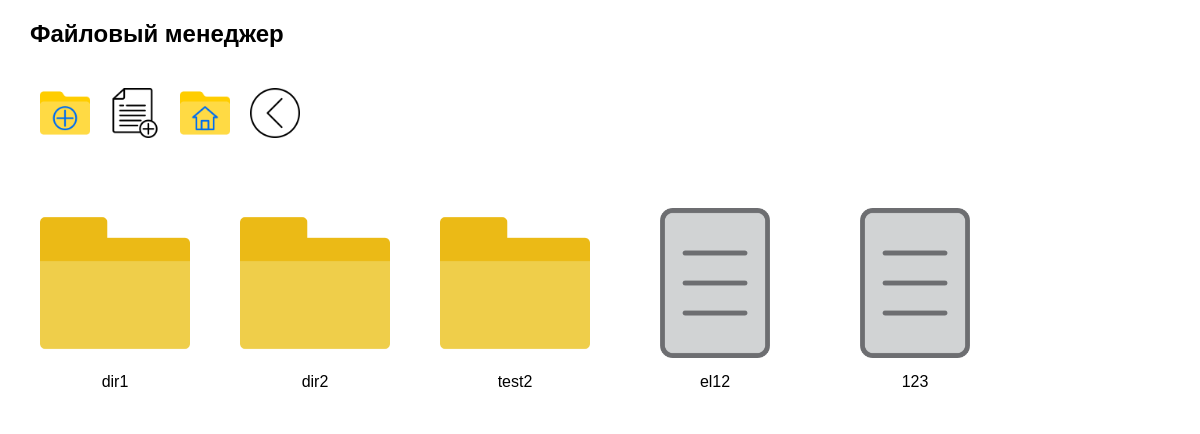
Before: /index_1.php with the older database file.
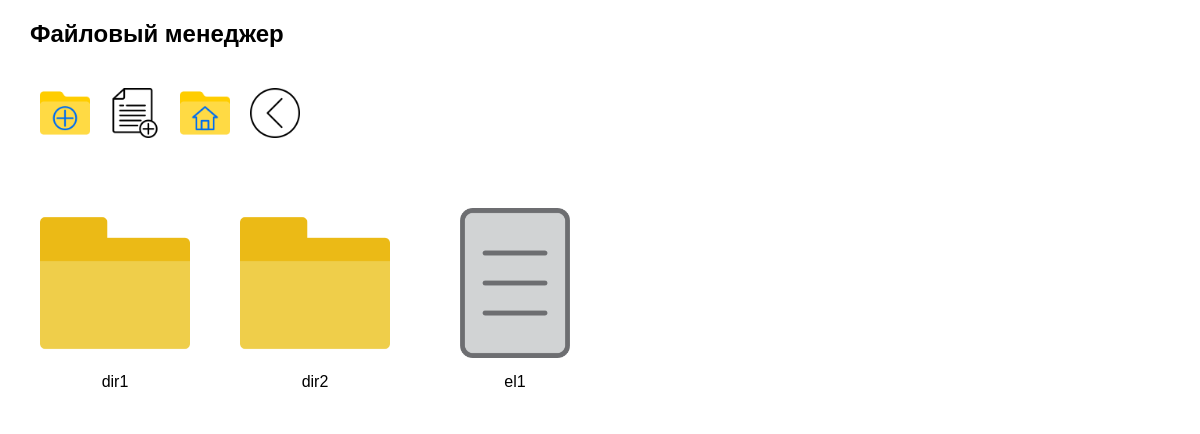
After: the same page with the newer database file.
### tables this page shows
CREATE TABLE `directories` (
  `id` mediumint(9) NOT NULL,
  `name` char(30) NOT NULL,
  `creation_date` datetime NOT NULL,
  `modification_date` datetime NOT NULL,
  `description` text DEFAULT NULL,
  `parent_id` mediumint(9) DEFAULT NULL
);

CREATE TABLE `elements` (
  `id` mediumint(9) NOT NULL,
  `directory_id` mediumint(9) DEFAULT NULL,
  `name` char(30) NOT NULL,
  `creation_date` datetime NOT NULL,
  `modification_date` datetime NOT NULL,
  `type` enum('News','Article','Review','Comment') NOT NULL,
  `data` text DEFAULT NULL
);

### index_1.php (the view, shortened to what this page needs)
<!DOCTYPE html>
<html>
    <head>
        <link rel="stylesheet" href="https://cdnjs.cloudflare.com/ajax/libs/jquery-contextmenu/2.7.1/jquery.contextMenu.min.css">
        <link href="css/styles.css" rel="stylesheet" type="text/css">
    </head>
    <body>
        <?php
        include "config.php";
        $root = "/";
        $back_url = $root;
        $folder = null;
        echo '<h2 class = "title">Файловый менеджер</h2>';
        echo '<div class = "controls">';
        echo '<a class="control-icon icon-new-folder" href="/addDir.php?parent=' . $folder . '" > <span class="tooltiptext">Добавить раздел</span></a>';
        echo '<a class="control-icon icon-new-file" href="/addElement.php?folder=' . $folder . '" ><span class="tooltiptext">Добавить элемент</span></a>';
        echo '<a href="' . $root . '" class = "control-icon icon-home"><span class="tooltiptext">В начало</span></a>';
        echo '<a href="' . $back_url . '" class = "control-icon icon-back"><span class="tooltiptext">Наверх</span></a>';
        echo '</div>';
        echo '<div class = "directory" >';
        if ($folder)
            $res = $mysqli->query("SELECT * FROM Directories WHERE parent_id = " . $folder . " ORDER BY id ASC");
        else
            $res = $mysqli->query("SELECT * FROM Directories WHERE parent_id is NULL ORDER BY id ASC");
        $res->data_seek(0);
        while ($row = $res->fetch_assoc()) {
            $url = "//{$_SERVER['HTTP_HOST']}{$root}?folder=" . $row['id'];
            $escaped_url = htmlspecialchars($url, ENT_QUOTES, 'UTF-8');
            echo '<a href="' . $escaped_url . '" class = "folder" id=' . $row['id'] . '>';
            echo '<div class = "icon icon-folder"></div>';
            echo " <div class = 'icon-name'> " . $row['name'] . "</div>";
            echo '</a>';
        }
        if ($folder)
            $res2 = $mysqli->query("SELECT * FROM Elements WHERE directory_id = " . $folder . " ORDER BY id ASC");
        else
            $res2 = $mysqli->query("SELECT * FROM Elements WHERE directory_id is NULL ORDER BY id ASC");
        $res2->data_seek(0);
        while ($row = $res2->fetch_assoc()) {
            echo '<div class = "file" id=' . $row['id'] . '>';
            echo '<div class = "icon icon-file"></div>';
            echo " <div class = 'icon-name'> " . $row['name'] . "</div>";
            echo '</div>';
        }
        echo '</div>';
        ?>
    </body>
</html>

### css/styles.css (style rules this page uses)
html { font-family: Arial, Helvetica, Geneva sans-serif; -ms-text-size-adjust: 100%; -webkit-text-size-adjust: 100% }
body { margin: 0; padding: 0; height: 100%; min-width: 320px; }
* { box-sizing: border-box; -moz-border-box: border-box; }
a { color: #018ed4; text-decoration: none; }
.title { padding-left: 30px }
.controls { padding: 10px 0; padding-left: 30px; }
.directory { padding: 15px 15px; }
.file, .folder { display: inline-block; width: 200px; height: auto; padding: 15px; position: relative; vertical-align: top; border-radius: 5px; border: 1px solid transparent; }
.folder { text-decoration: none; color: #000; }
.icon { width: auto; height: 150px; margin: 15px 0; }
.control-icon { width: 50px; margin: 10px; position: relative; height: 50px; display: inline-block; }
.icon-folder { background: url(../img/folder.png) center center no-repeat; background-size: contain; }
.icon-file { background: url(../img/file.png) center center no-repeat; background-size: contain; }
.icon-home { background: url(../img/home.png) center center no-repeat; background-size: contain; }
.icon-back { background: url(../img/back.png) center center no-repeat; background-size: contain; }
.icon-new-file { background: url(../img/new_file.png) center center no-repeat; background-size: contain; }
.icon-new-folder { background: url(../img/new_folder.png) center center no-repeat; background-size: contain; }
.icon-name { text-align: center; }

Changed rows visible on the page:
removed directories: name "test2"
removed elements: name "123"
changed elements: name "el12" → "el1"
